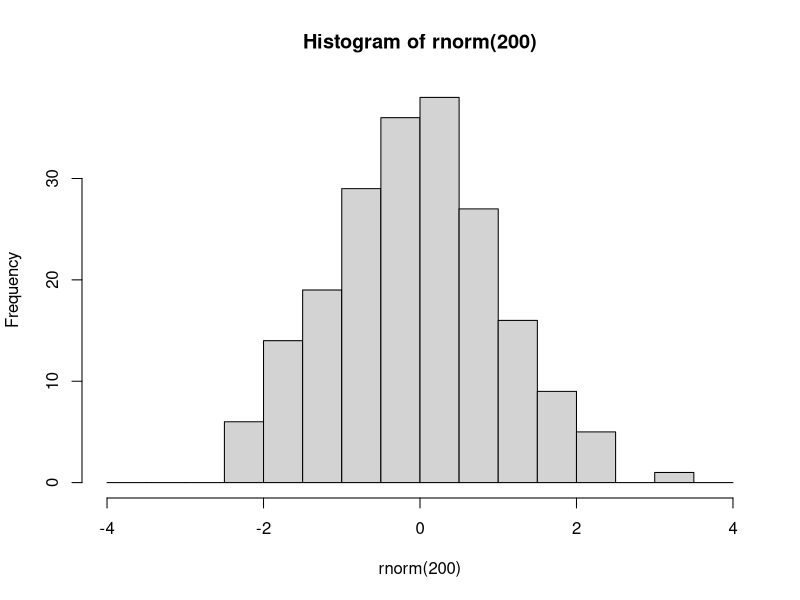
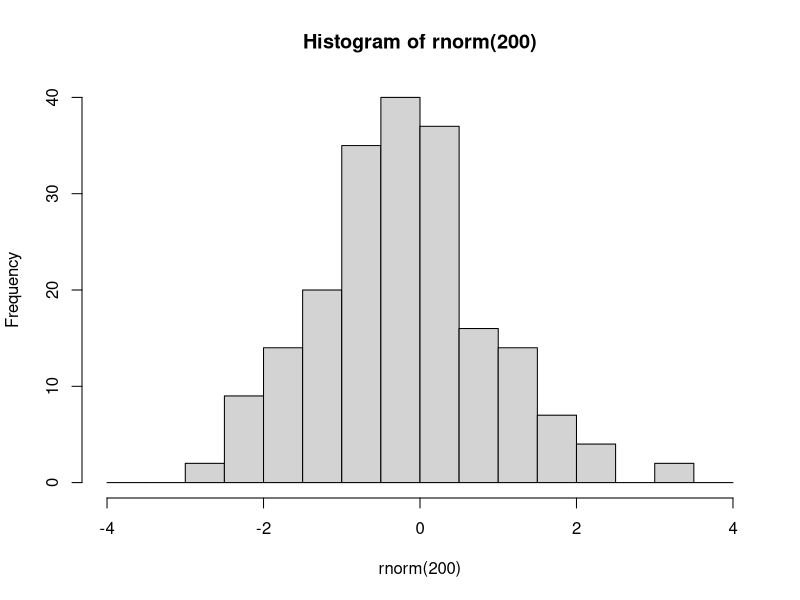

These charts were generated, in order, by the following R code: (Note: this script raises an error after producing the figures.)
###################################
###################################
########                   ########
########   Data Science 1  ########
########       Lab 7       ######## 
########  10th Dec. 2024   ########
########                   ########
###################################
###################################

## Welcome to lab #4. Today we will start with an introduction to the tidyverse,
# Then you will write your own lm() function, and finally a couple of exercises



#####################
####    Pipes    ####
#####################

# The pipe operator looks like this: |>
# It signifies: take the element on the left and use it as the first argument in the function on the right

# Example
hist(rnorm(200), breaks=seq(-4,4,0.5))
# is equivalent to

rnorm(200) |> hist(breaks=seq(-4,4,0.5))

# The purpose of the pipe is mostly aesthetic, in particular to avoid large numbers of parentheses when something needs to be transformed using multiple functions:



### 1.1 Rewrite the following expression using pipes:
set.seed(123)
round(sqrt(log(runif(10,1,10))),2)
runif(10,1,10) |> log() |>sqrt() |>round(2)

# Pipes were initially created in a package called magrittr, part of the 'tidyverse' group of packages


########################
####    Packages    ####
########################

# Packages are essentially environments full of functions and/or objects which aren't loaded into R by default, but must be first installed (generally from a repository called CRAN), and then loaded

# Here we will install tidyverse, which is not one but a series of packages written by the same group of people, which share a number of syntactical features

install.packages('tidyverse')

# After you have installed tidyverse into your packages, you must also load it into your environment

library(tidyverse)

# You will only have to install a package once. However, every time you start fresh in a new R environment, you will have to load the packages you need again.

#########################
####    TIDYVERSE    ####
#########################

# The tidyverse encompasses a very large number of packages, and is fairly powerful (in that you can do a lot using tidyverse packages)
# However, you DO NOT need to use tidyverse exclusively! I mostly don't use it, for example, preferring to stick to base R except for a few functionalities.

# Downsides of tidyverse include: unique syntax which is very different from other programming languages such as python
# 'Black box' functions that have specific purposes that must be remembered, as opposed to more general-purpose functions in base R
# Often actually more verbose than base R (ie. requires more lines of code to do the same thing)
# Using tidyverse is a matter of preference!

# The pipe operator was originally introduced in the tidyverse package magrittr. 
# The tidyverse pipe operator looks like this: %>%

set.seed(123)
runif(10,1,10) %>% 
  log() %>%
  sqrt() %>%
  round(2)

# In this class we will look at 2 important tidyverse packages.
# Today we will look at dplyr, which is used to manipulate and transform data.
# Next week we will learn ggplot2, which is used for plotting and data visualisation

#####################
####    dplyr    ####
#####################

# The philosophy behind dplyr is that every data transformation can be done using a function, and multiple transformations can be done by piping an object through multiple functions
# For example, in dplyr we no longer use indexing.
# Instead we use the functions 'select', to choose specific columns in a data frame, and 'filter', to choose specific rows.

data(mtcars)

# so instead of:
mtcars[mtcars$cyl == 6, 1:5]
# we would write:
mtcars %>%
  filter(cyl==6) %>%
  select(1:5)
mtcars
### 2.1
# using select() and filter(), create a new database of cars that are over 4000 lbs in weight, retaining only the wt and mpg columns. Save this database to an object called 'df'.
df <- mtcars %>% filter( wt > 4) %>% select(1,6)
df
# After you have selected the rows and columns you are interested in, you can 
# change the order of the rows using arrange

df %>% arrange(wt)

df %>% arrange(desc(wt))


# To change variables, we can use mutate()
df <- df %>% mutate(wt_kg=wt*453.592,
                    km_per_l = mpg*1.60934/3.78541)
df
# And we can use ifelse() within mutate()
mtcars <- mtcars %>%
            mutate(wt_class = ifelse(wt>=4, 'Oversized','Standard'))
mtcars
# We can even do a sultiple ifelse statment using case_when()
mtcars <- mtcars %>%
            mutate(
              efficiency = case_when(
                mpg<=15 ~ 'low',
                mpg>15 & mpg<=20 ~ 'medium',
                mpg>20 ~ 'high'
                ))

# Next, summarise (or summarize) is a useful function which collapses a dataframe into a single row and can calculate summary statistics, eg:

mtcars %>% 
  summarise(
    mean_wt = mean(wt),
    sd_wt = sd(wt),
    n = length(mpg)
  )

# We can also use summarise to collapse a data frame not into one single row, but into as many rows as we have groups of interest. 
# To do this, first we need to use group_by()

mtcars %>% group_by(efficiency)
mtcars
# You'll notice that this automatically changes the data frame into a new kind of object, called a tibble.
# Tibbles are basically tidyverse dataframes, that display information slightly differently, and are a bit more particular about certain things like not wanting empty cells.
# Tibbles can also be grouped, which allows for further operations down the line
# For example:

mtcars %>% 
  group_by(efficiency) %>%
  summarise(
    wt_kg=mean(wt),
    n=length(hp)
  ) %>%
  arrange(
    c('high','medium','low')
  )

# You can group by multiple variables

mtcars %>% 
  group_by(efficiency,cyl) %>%
  summarise(
    wt_kg=mean(wt),
    n=length(hp)
  )

# After grouping a tibble, remember to ungroup it later using ungroup(), or you may have issues down the line.
?ungroup()
# 3.1
data(iris)
# using the dplyr functions do the following:
# create a new column called Petal.Area which is the product of the petal width and petal length columns.
# For each of the different species of iris, present the mean and standard deviation for the sepal length, sepal width, and petal area, as well as the number of samples (n)
# Order this database in decreasing order of average petal length.
iris <- iris %>% mutate(Petal.Area= Petal.Width * Petal.Length)
iris %>% group_by(Species) %>% summarise(mean_sep_leg = mean(Sepal.Length),sd_sep_leg=sd(Sepal.Length),mean_sep_wit = mean(Sepal.Width),sd_sep_wit = sd(Sepal.Width),mean_pet_ar = mean(Petal.Area),sd_petal_area = sd(Petal.Area), n = n() )
iris %>% arrange(desc(Petal.Length))
#######################################################
####    Code your own lm and predict functions!    ####
#######################################################

### 4.1 lm()

# Here I will walk you through the steps needed to write these functions. Follow along with the slides from this week's and last week's lectures - they contain all of the maths and some of the code that you need!

# At each step of the way, you should save each new element you calculate into a new object.

# Your lm function should take as input a y variable, and one or more x variables which should be inputted as a matrix or dataframe with one variable per column. 
my.lm <- function(y,x){

# Start by saving the sample size (n). You will need it later for calculating degrees of freedom for the test statistics and sampling distributions.
  n <- length(y)
# Next create the X matrix using as.matrix. Don't forget to add the column of 1s!
  x <- cbind(1,as.matrix(x))
# use the y input and your newly constructed x matrix to calculate the parameter estimates (or coefficients). 
# Hint: see lab 6, and remember that t() gives the transpose of a matrix and solve() gives its inverse
  b <- solve((t(x)%*%x)) %*% t(x)%*%y
# Next, using these calculated coefficients, calculate all of the predicted values, y_hat, for each of the values of x (each of the rows of the X matrix). 
# Hint: look at the formula for the linear model - and remember we are multiplying matrices!
  y_hat <- x %*% b
# Next, calculate the residuals (actual values of y minus the predicted values y_hat)
  e <- y - y_hat
# Next calculate the estimate of the residual standard error, s. Careful about the denominator here: check how many degrees of freedom you have!
  s <- sqrt(sum(e^2)/(n-ncol(x)))
# Using s, calculate the variance covariance matrix of the coefficients.
  vcov_coef <- s^2 * (solve(t(x)%*%x))
# from this covariance matrix, extract the standard errors of the coefficients
  se_coef <- sqrt(diag(vcov_coef))
# use these standard errors to calculate the t-values for each of the coefficients
  t_vals <- b / se_coef
# And use these t-values to calculate p-values.
  p <- pt(-abs(t_vals),df=n-ncol(x))*2
# Next, calculate the R2 value
  RSS <- sum(e^2)
  TSS <- sum((y-mean(y))^2)
  r2 <- 1-(RSS/TSS)
# Bonus points if you want to look up how to calculate adjusted R2
  adj_r2 <- 1-((1-r2)*(n-1)/(n-ncol(x)-1))
# Next, calculate the F-statistic and the p-value for the model.
  f_stat <- ((TSS - RSS) / (ncol(x) - 1)) / (RSS / (n - ncol(x)))
  model_p <- 1-pf(f_stat, df1 = ncol(x) - 1, df2 = n - ncol(x))
  
# Finally, put all of these elements into a list, and have your function return that list. 
  return(list(n=n,
              coefficients = b,
              residuals = e,
              s = s,
              vcov = vcov_coef,
              se = se_coef,
              t_values = t_vals,
              p_values = p,
              r2 = r2,
              adj_r2 = adj_r2,
              F_statistic = f_stat,
              model_p_value = model_p))
}

# compare your function against the built-in R function in R.

my.lm(y=mtcars$mpg,x=mtcars[,c('wt','cyl')])
model <- lm(mpg ~ wt + cyl, data = mtcars)
summary(model)
### 4.2 predict()
# This will be much shorter. Create a new function that takes as input the output from your first function, along with a new_data object that has as many columns as there are predictor variables in the model output, and a confidence interval size

my.predict <- function(model_output, new_data, ci_level = 0.97) {
  
  # Extract coefficients from your my.lm output
  coef = model_output$coefficients

  # Add a column of 1s to the new_data
  new_data = cbind(1,as.matrix(new_data))

  # generate the predicted values of y from the new_data object based on the coefficients from the model
  # Again, remember the formula for the linear model!
  y_hat = new_data %*% coef

#for each of these predicted values, calculate a confidence interval
  # first calculate the critical levels of the t-distribution using the ci_level and the degrees of freedom
  area_in_tails=(1-ci_level)/2
  t_lower = qt(area_in_tails)
  t_upper = qt(area_in_tails,lower.tail = F)

  # next, for each row of the new_data object, calculate the standard error of the predicted value
  # Check the slides, and remember that 𝒗𝒄𝒐𝒗(𝒃) was saved as "vcov" in the model output
 sy = sqrt(apply(new_data,1,function(.)t(.)%*%model_output$vcov%*%.))
  
  # next, calculate the upper and lower confidence boundaries for each prediction using the critical t-levels and the previously calculated standard error
 ci_lower = sy*t_lower
 ci_upper = sy * t_upper

  # finally, put these confidence intervals into a dataframe
 ci = data.frame(ci_lower,ci_upper)
 colnames(ci) = paste0(ci_level,'%_',c('lower','upper'))
 df = cbind(y_hat = y_hat,ci)
 return(df)
}


### 4.3
# Use your functions to run the following model
model <- my.lm(y=mtcars$mpg,x=mtcars[,c("wt","cyl")])
my.predict(model,new_data = data.frame(wt=3.5,cyl=4),ci_level =0.99)
# mtcars$mpg ~ mtcars$wt + mtcars$cyl
# Fit the model using your custom lm function
model <- my.lm(y = mtcars$mpg, x = mtcars[, c('wt', 'cyl')])

# Create new data for prediction
new_data <- data.frame(wt = seq(min(mtcars$wt), max(mtcars$wt), length.out = 100), cyl = 4)

# Use your custom predict function to get predictions and confidence intervals
predictions <- my.predict(model_output = model, new_data = new_data, ci_level = 0.96)


# Then plot predicted marginal effect of weight for a car with 4 cylynders. Add 96% confidence intervals to the graph.
# Hint: For this, in your "newdata" object, add a column of 4s for the number of cylinders
# Plot predicted marginal effect of weight for a car with 4 cylinders
plot(new_data$wt, predictions$y_hat, type = 'l', col = 'blue', lwd = 2,
  xlab = 'Weight', ylab = 'Predicted MPG', main = 'Predicted MPG vs Weight for 4 Cylinders')
lines(new_data$wt, predictions$`96%_lower`, col = 'red', lty = 2)
lines(new_data$wt, predictions$`96%_upper`, col = 'red', lty = 2)
legend('topright', legend = c('Predicted MPG', '96% CI'), col = c('blue', 'red'), lty = c(1, 2), lwd = 2)

# Compare this graph to the graph from the lecture.


# What do you conclude?

